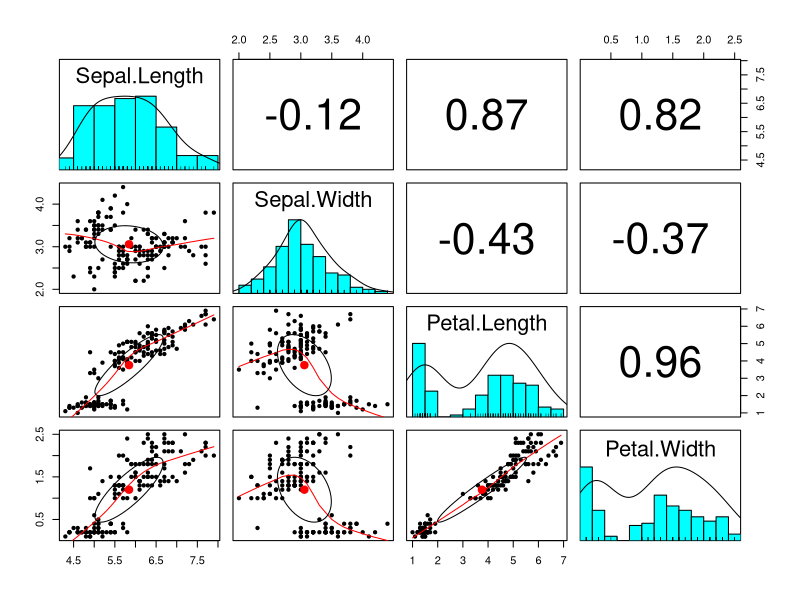
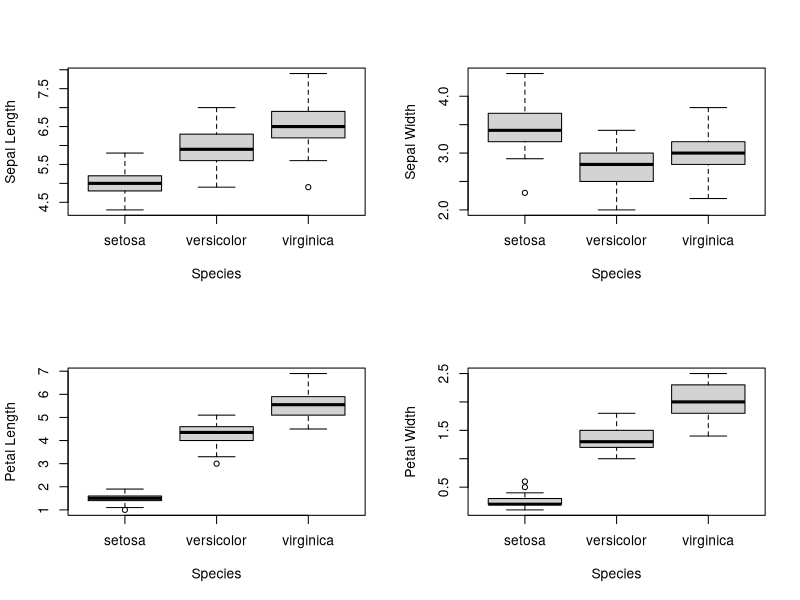
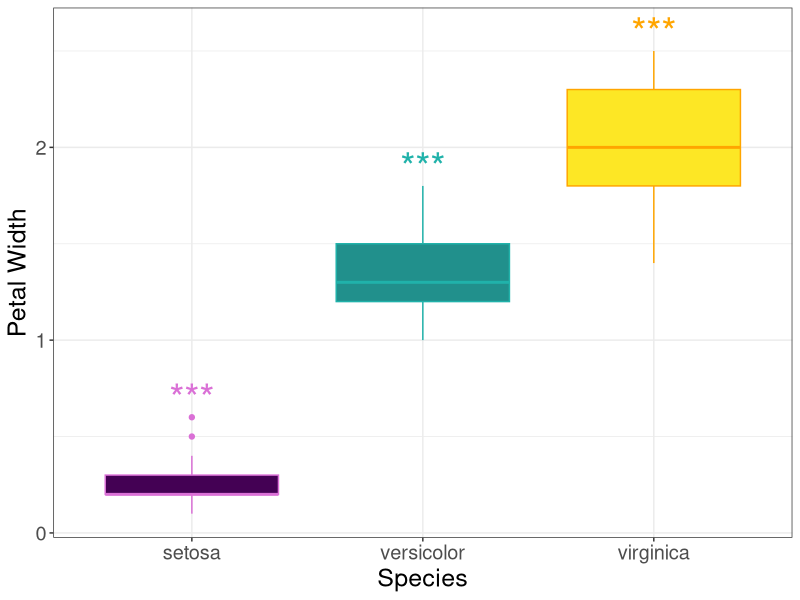
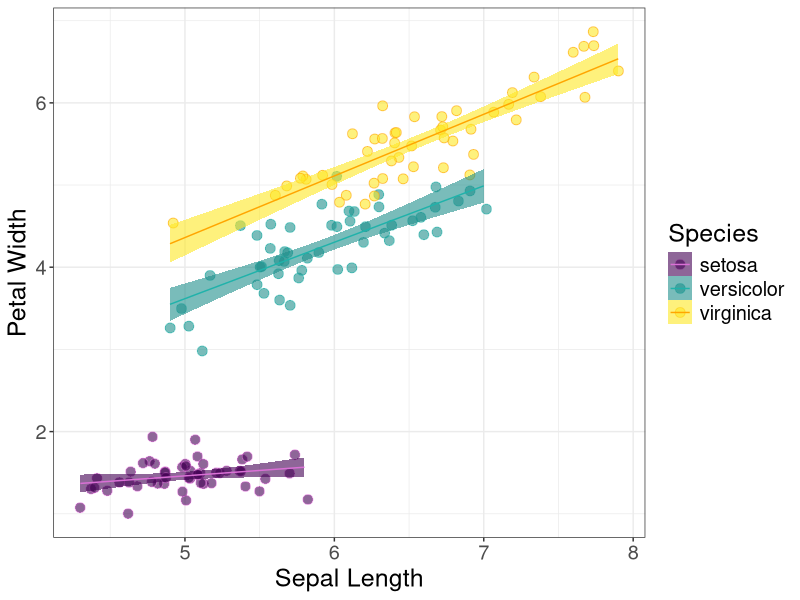
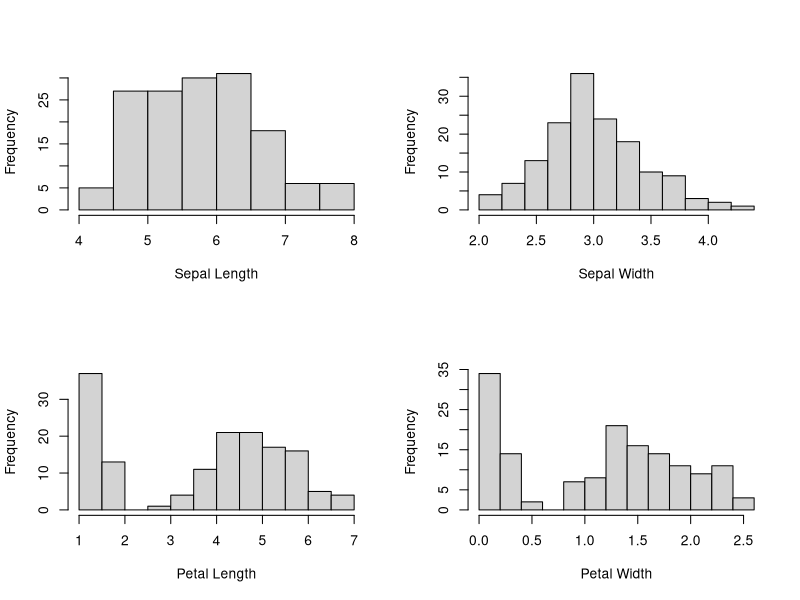
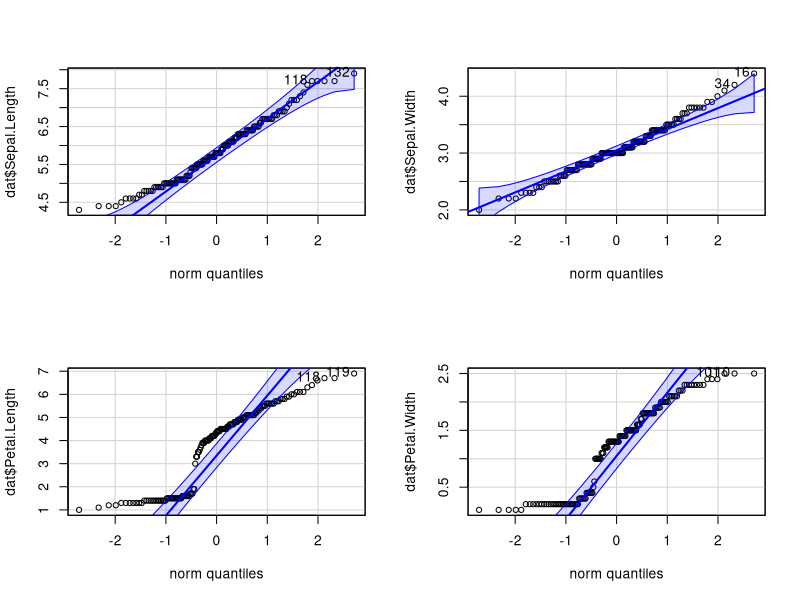
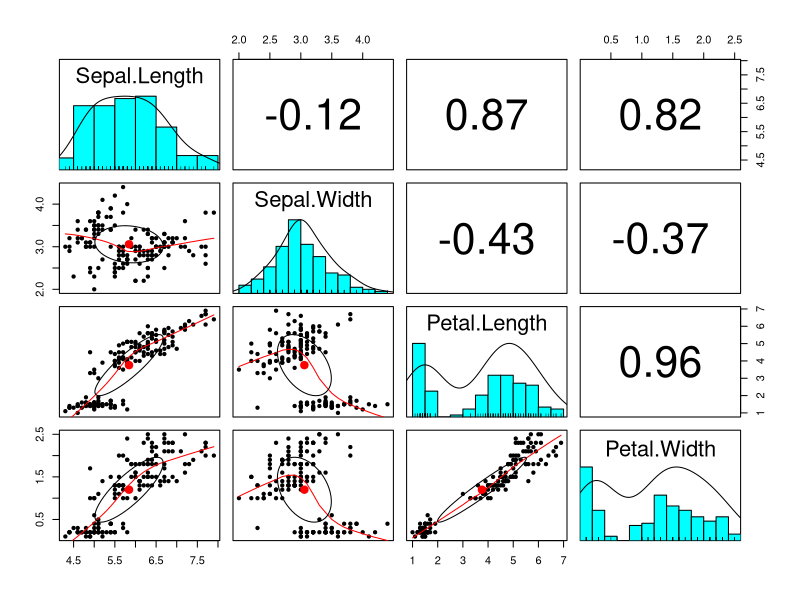
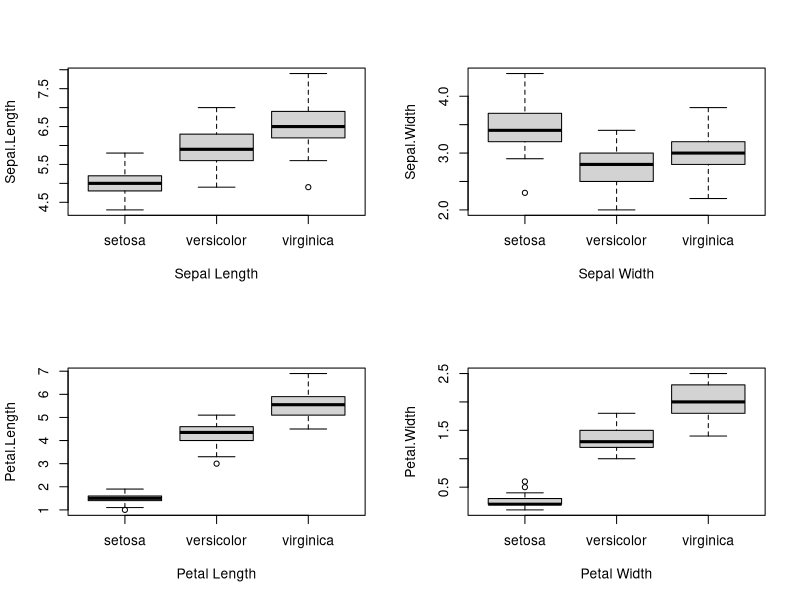

These figures' R source, in order:
## ---- chunk 1

knitr::opts_chunk$set(echo = TRUE) # you must have this set to TRUE

## ---- chunk 2
# upload necessary libraries
library(readr)
library(tidyverse)
library(ggplot2)
library(psych)
library(car)
library(multcomp)
library(bookdown)

# include other libraries you may need

# upload your dataset(s)
dat <- iris #if you needed to clean or transform the data, it should be done up here so when you make the plots below they work.

## ---- chunk 3

#more numeric var investigation
pairs.panels(dat[,-5]) #include as a fig

## ---- chunk 4

par(mfrow=c(2,2)) #include as a fig
boxplot(Sepal.Length ~ Species, data=dat, ylab="Sepal Length", xlab="Species")
boxplot(Sepal.Width ~ Species, data=dat, ylab="Sepal Width", xlab="Species")
boxplot(Petal.Length ~ Species, data=dat, ylab="Petal Length", xlab="Species")
boxplot(Petal.Width ~ Species, data=dat, ylab="Petal Width", xlab="Species")
par(mfrow=c(1,1))

## ---- chunk 5
label.df <- data.frame(Species = levels(dat$Species), #make significance stars
                       Petal.Width = c(.7, 1.9, 2.6)) #these are the y-axis locs of the stars

ggplot(dat, aes(x=Species, y=Petal.Width, fill=Species, color=Species))+ #base plot
  geom_boxplot(show.legend=F)+ #do a boxplot, but hide legend cause its just colors
  scale_fill_viridis_d()+ #set the fill colors
  scale_color_manual(values=c("orchid", "lightseagreen", "orange"))+ #set line colors
  ylab("Petal Width")+ 
  geom_text(data = label.df, label = "***", size=10, show.legend=F)+ #add those ***
  theme_bw()+ #cute theme
  theme(text = element_text(size=18)) #cause my eyes is tired and old

## ---- chunk 6

ggplot(dat, aes(x=Sepal.Length, y=Petal.Length, color=Species, fill=Species))+
  geom_jitter(size=3, alpha=0.6, shape=21)+
  geom_smooth(method="lm", alpha=0.6, size=0.5)+
  scale_color_manual(values=c("orchid", "lightseagreen", "orange"))+
  scale_fill_viridis_d()+ #set the fill colors
  ylab("Petal Width")+ 
  xlab("Sepal Length")+
  theme_bw()+ #cute theme
  theme(text = element_text(size=18)) #cause my eyes is tired and old

## ---- chunk 7

#general data checking
head(dat)
levels(dat$Species)
summary(dat)

#check numeric vars for distributions and normality
par(mfrow=c(2,2))
hist(dat$Sepal.Length, main="", xlab="Sepal Length")
hist(dat$Sepal.Width, main="", xlab="Sepal Width")
hist(dat$Petal.Length, main="", xlab="Petal Length")
hist(dat$Petal.Width, main="", xlab="Petal Width")
par(mfrow=c(1,1))

shapiro.test(dat$Sepal.Length) #not normal
shapiro.test(dat$Sepal.Width) #normal
shapiro.test(dat$Petal.Length) #not normal
shapiro.test(dat$Petal.Width) #not normal

par(mfrow=c(2,2))
qqPlot(dat$Sepal.Length) #looks normal
qqPlot(dat$Sepal.Width) #looks normal
qqPlot(dat$Petal.Length) #looks not normal
qqPlot(dat$Petal.Width) #looks not normal
par(mfrow=c(1,1))

#more numeric var investigation
pairs.panels(dat[,-5]) #include as a fig

#numeric vars vs. species
par(mfrow=c(2,2)) #include as a fig
boxplot(Sepal.Length ~ Species, data=dat, xlab="Sepal Length")
boxplot(Sepal.Width ~ Species, data=dat, xlab="Sepal Width")
boxplot(Petal.Length ~ Species, data=dat, xlab="Petal Length")
boxplot(Petal.Width ~ Species, data=dat, xlab="Petal Width")
par(mfrow=c(1,1))

#based on all this, here are my findings:

#petal vars not normal, may need to be transformed
#species seems like a good predictor of each numeric var, perhaps an ANOVA, or multivariate linear model
#sepal length and petal length look correlated
#sepal length and petal width look correlated
#petal length and petal width look correlated

#so, i think i will run an anova on petal length ~ species for my "comparing means" test
#and run a linear model to see what variables are most predictive of petal length for my "predictive" test

## ---- chunk 8

#goal: one way anova of petal length by species

#step 1: check assumptions of anova
#indep data? probs
#normality
#equal variance

fit1 <- lm(Petal.Length ~ Species, data=dat)
par(mfrow=c(2,2))
plot(fit1) #oof looks a little cone shaped
par(mfrow=c(1,1))
res1 <- fit1$residuals
shapiro.test(res1) #just barely non-normal
qqPlot(res1) #actually looks normal
hist(res1) #hmm, not obviously skewed

#so the variances aren't great but the data are normal enough so maybe i can ignore that violation!

#step 2: run the anova

irisaov <- aov(Petal.Length ~ Species, data=dat)
summary(irisaov) #species highly significant, as expected from EDA. only added digits arg bc otherwise pvals were rounded to 0

#step 3: post-hoc analyses

TukeyHSD(irisaov) #whoa p-values should never be 0. this is a rounding error. lets extract with more precision
thsd <- TukeyHSD(irisaov)
print(thsd, digits=15) #wow so super significant, they are all sig different from each other

#step 4: make a nice ggplot figure to summarize these results, include as a fig

label.df <- data.frame(Species = levels(dat$Species), #make significance stars
                       Petal.Width = c(.7, 1.9, 2.6)) #these are the y-axis locs of the stars

ggplot(dat, aes(x=Species, y=Petal.Width, fill=Species, color=Species))+ #base plot
  geom_boxplot(show.legend=F)+ #do a boxplot, but hide legend cause its just colors
  scale_fill_viridis_d()+ #set the fill colors
  scale_color_manual(values=c("orchid", "lightseagreen", "orange"))+ #set line colors
  ylab("Petal Width")+ 
  geom_text(data = label.df, label = "***", size=10, show.legend=F)+ #add those ***
  theme_bw()+ #cute theme
  theme(text = element_text(size=18)) #cause my eyes is tired and old

## ---- chunk 9

#goal: predict petal length by all, see what is important

#step 1: check assumptions of linear regression
#indep? i hope so
#normal residuals?
#equal variances?

fit2 <- lm(Petal.Length ~ Sepal.Length + Species, data=dat) 
par(mfrow=c(2,2))
plot(fit2) #looks homoskedastic to me
par(mfrow=c(1,1))
res2 <- fit2$residuals
qqPlot(res2) #she is normal
shapiro.test(res2) #yep its normo

#step 2: run the lm

summary(fit2) #EVERYTHING! is a significant predictor, which isn't shocking based on EDA

#step 3: make a pretty graph to summarize findings

ggplot(dat, aes(x=Sepal.Length, y=Petal.Length, color=Species, fill=Species))+
  geom_jitter(size=3, alpha=0.6, shape=21)+
  geom_smooth(method="lm", alpha=0.6, size=0.5)+
  scale_color_manual(values=c("orchid", "lightseagreen", "orange"))+
  scale_fill_viridis_d()+ #set the fill colors
  ylab("Petal Width")+ 
  xlab("Sepal Length")+
  theme_bw()+ #cute theme
  theme(text = element_text(size=18)) #cause my eyes is tired and old
